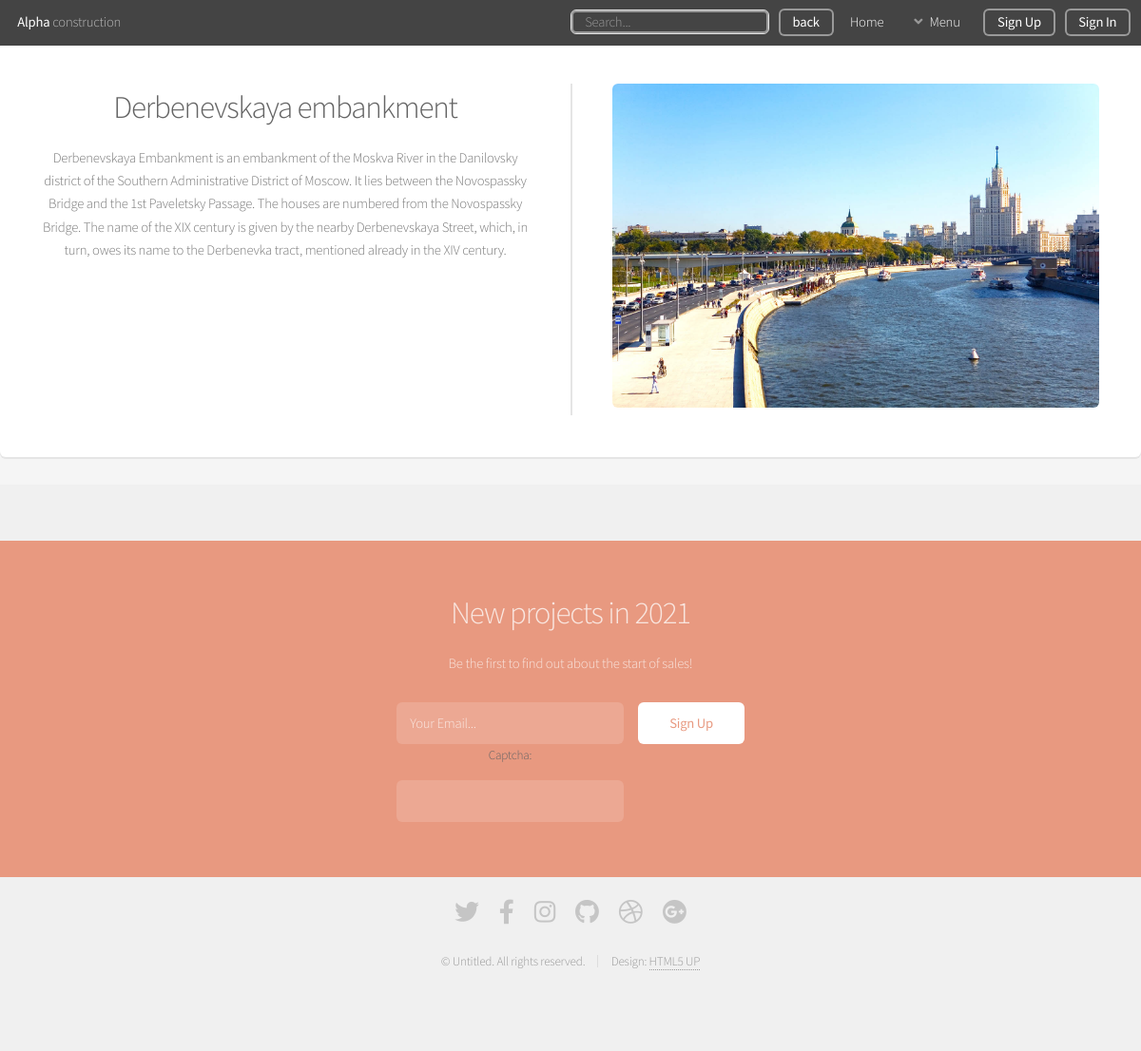
Page /projects/image/embankment/ on the committed database.
### home/models.py (models this page shows, shortened)
class DistrictsImage(models.Model):
    name = models.CharField('Название', max_length=100)
    image = models.ImageField('Изображение', upload_to='districts_image/')
    description = models.TextField('Описание', null=True)
    slug = models.SlugField(max_length=100, null=True, unique=True)
    districts = models.ForeignKey('Districts',
                                  verbose_name='Район',
                                  on_delete=models.CASCADE)
    class Meta:
        verbose_name = 'Фотографии района'
        verbose_name_plural = 'Фотографии района'

### projects/views.py (the view)
# urls.py: path('image/<slug:slug>/', views.DistrictImage.as_view(), name='dist_image'),
class DistrictImage(DetailView, Cat):
    model = DistrictsImage
    template_name = 'districts/place.html'
    context_object_name = 'dist_image'

### contact/templatetags/contact_tags.py (called while the page is built)
@register.inclusion_tag('contact/tags/forms.html')
def contact_form():
    return {'contact_form': ContactForm}

### projects/views.py (called while the page is built)
    def get_category(self):
        return Category.objects.all()

### templates/districts/place.html
{% extends 'districts/dist.html' %}
{% block main %}
<section class="box special features">
    <div class="features-row">
        <section>
            <h2>{{dist_image.name}}</h2>
            <p>{{dist_image.description|safe}}</p>
        </section>
        <section>
            <img class="image" src="{{dist_image.image.url}}" width="100%">
        </section>
    </div>
</section>
{% endblock main %}

### static/css/main.css (style rules this page uses)
html, body, div, span, applet, object, iframe, h1, h2, h3, h4, h5, h6, p, blockquote, pre, a, abbr, acronym, address, big, cite, code, del, dfn, em, img, ins, kbd, q, s, samp, small, strike, strong, sub, sup, tt, var, b, u, i, center, dl, dt, dd, ol, ul, li, fieldset, form, label, legend, table, caption, tbody, tfoot, thead, tr, th, td, article, aside, canvas, details, embed, figure, figcaption, footer, header, hgroup, menu, nav, output, ruby, section, summary, time, mark, audio, video { margin: 0; padding: 0; border: 0; font-size: 100%; font: inherit; vertical-align: baseline; }
article, aside, details, figcaption, figure, footer, header, hgroup, menu, nav, section { display: block; }
body { line-height: 1; }
body { -webkit-text-size-adjust: none; }
input, select, textarea { -moz-appearance: none; -webkit-appearance: none; -ms-appearance: none; appearance: none; }
body { -ms-overflow-style: scrollbar; }
html { box-sizing: border-box; }
*, *:before, *:after { box-sizing: inherit; }
body { background: #f5f5f5; }
body, input, select, textarea { color: #777; font-family: "Source Sans Pro", sans-serif; font-size: 16pt; font-weight: 300; line-height: 1.65em; letter-spacing: -0.015em; }
p { margin: 0 0 2em 0; }
h1, h2, h3, h4, h5, h6 { color: #646464; font-weight: 300; line-height: 1em; margin: 0 0 0.5em 0; }
h2 { font-size: 2.25em; line-height: 1.5em; letter-spacing: -0.035em; }
.row.gtr-uniform > * > :last-child { margin-bottom: 0; }
@media screen and (max-width: 1680px) { .row.gtr-uniform > * > :last-child { margin-bottom: 0; } }
@media screen and (max-width: 1280px) { .row.gtr-uniform > * > :last-child { margin-bottom: 0; } }
section.special, article.special { text-align: center; }
label { color: #646464; display: block; font-size: 0.9em; font-weight: 300; margin: 0 0 1em 0; }
input[type="text"], input[type="date"], input[type="password"], input[type="email"], input[type="search"], select, textarea { -moz-appearance: none; -webkit-appearance: none; -ms-appearance: none; appearance: none; background-color: #f8f8f8; border-radius: 6px; border: solid 1px #e5e5e5; color: inherit; display: block; outline: 0; padding: 0 1em; text-decoration: none; width: 100%; }
input[type="text"]:invalid, input[type="date"]:invalid, input[type="search"]:invalid, input[type="password"]:invalid, input[type="email"]:invalid, select:invalid, textarea:invalid { box-shadow: none; }
input[type="text"], input[type="date"], input[type="password"], input[type="email"], select { height: 3em; }
.box { background: #fff; border-radius: 6px; box-shadow: 0 2px 0 0 #e5e5e5; margin: 0 0 2em 0; padding: 3em; }
.box > :last-child { margin-bottom: 0; }
.box.features .features-row { border-top: solid 2px #e5e5e5; position: relative; }
.box.features .features-row:after { clear: both; content: ''; display: block; }
.box.features .features-row section { float: left; padding: 3em; width: 50%; }
.box.features .features-row section :last-child { margin-bottom: 0; }
.box.features .features-row section:nth-child(2n) { padding-right: 0; }
.box.features .features-row section:nth-child(2n):before { background: #e5e5e5; content: ''; display: block; height: 100%; margin-left: -3em; position: absolute; top: 0; width: 2px; }
.box.features .features-row section:nth-child(2n-1) { padding-left: 0; }
.box.features .features-row:first-child { border-top: 0; }
.box.features .features-row:first-child section { padding-top: 0; }
.box.features .features-row:last-child { padding-bottom: 0; }
.box.features .features-row:last-child section { padding-bottom: 0; }
.box.special { text-align: center; }
.image { border-radius: 6px; border: 0; display: inline-block; position: relative; }
#cta input[type="text"], #cta input[type="search"], #cta input[type="password"], #cta input[type="email"], #cta select, #cta textarea { color: #ffffff; background: rgba(255, 255, 255, 0.15); border: 0; }
@media screen and (max-width: 1680px) { body, input, select, textarea { font-size: 13pt; } }
@media screen and (max-width: 1280px) { body, input, select, textarea { font-size: 11pt; } }

### rows in the picture
DistrictsImage: name "Derbenevskaya embankment", description "Derbenevskaya Embankment is an embankment of the Moskva River in the Danilovsky district of the Southern Administrative District of Moscow. It lies between the Novospassky Bridge and the 1st Paveletsky Passage. The houses are numbered from the Novospassky Bridge. The name of the XIX century is given by the nearby Derbenevskaya Street, which, in turn, owes its name to the Derbenevka tract, mentioned already in the XIV century.", image (picture)
